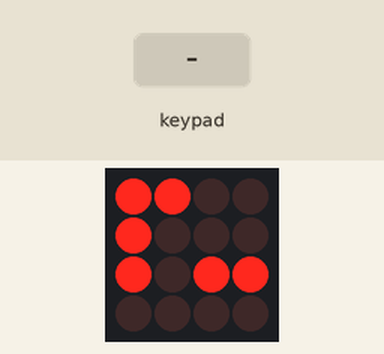
Bench run of a sketch on a simulated ATtiny85, built with avr-gcc and run on an emulated ATtiny85. On the bench: 4×4 LED matrix. Inputs (shaded band) come from the test bench. Random numbers use the default seed unless the sketch sets one.

Above: at 2.7 s.
2.8 s: keypad keys 1 2 A pressed 0.4 s apart
At 3.02 s:
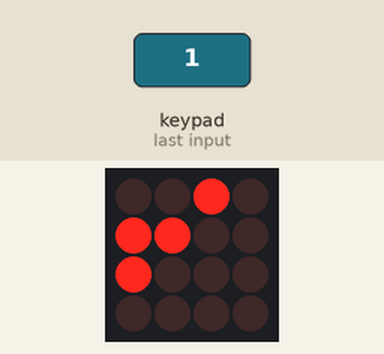
At 4.7 s:
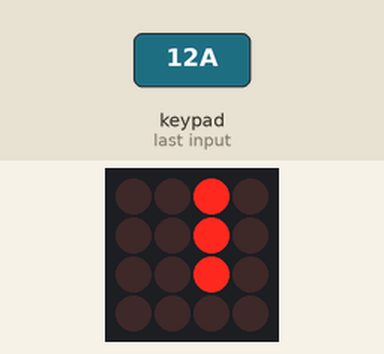
Timing chart, 0 to 6.2 s (numbered marks = the images above; inputs shaded):
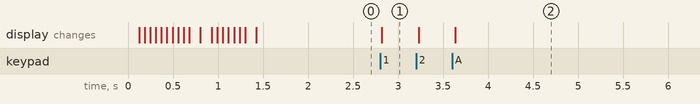

The sketch:

pussel.ino
```cpp
#include <Wire.h>

#include "lights_out.h"
#include "lights_out_trellis_view.h"

LightsOut lightsOut;
LightsOutTrellisView lightsOutView(lightsOut);

void setup() {
  lightsOut.begin(analogRead(0));
  lightsOutView.begin();
  lightsOutView.renderWithDelay(60);
}

void loop() {
  lightsOutView.update();

  if (lightsOutView.oneOrMoreInPressedButtonsBuffer()) {
    for (int button = lightsOutView.popPressedButtonsBuffer(); button >= 0; button = lightsOutView.popPressedButtonsBuffer()) {
      int row = (int) button / lightsOut.kNumberOfRowsAndColumns();
      int column = button % lightsOut.kNumberOfRowsAndColumns();

      lightsOut.makeMove(row, column);
    }

    if (lightsOut.isAllLit()) {
      lightsOutView.renderWinSequence();
      lightsOut.shuffle();
      lightsOutView.renderWithDelay(60);
    }
    else {
      lightsOutView.render();
    }
  }
}
```

lights_out.cpp
```cpp
#include "lights_out.h"

LightsOut::LightsOut() {
  for (int i = 0; i < kNumberOfLights_; i++) {
    state_[i] = true;
  }
}

void LightsOut::begin(int seed = 0) {
  srand(seed);

  shuffle();
}

void LightsOut::shuffle() {
  int allPositionsShuffled[kNumberOfLights_];

  for (int i = 0; i < kNumberOfLights_; i++) {
    allPositionsShuffled[i] = i;
  }

  for (int i = 0; i < kNumberOfLights_ * 3; i++) {
    int first = rand() % kNumberOfLights_;
    int second = rand() % kNumberOfLights_;

    int first_temp = allPositionsShuffled[first];
    allPositionsShuffled[first] = allPositionsShuffled[second];
    allPositionsShuffled[second] = first_temp;
  }

  int numberOfMoves = rand() % ((int) kNumberOfLights_ / 2) + 1;

  for (int i = 0; i < numberOfMoves; i++) {
    togglePositionAndNeighbors(allPositionsShuffled[i]);
  }
}

void LightsOut::makeMove(int row, int column) {
  togglePositionAndNeighbors(positionFromRowAndColum(row, column));
}

bool LightsOut::isLit(int row, int column) {
  return state_[positionFromRowAndColum(row, column)];
}

bool LightsOut::isAllLit() {
  for (int i = 0; i < kNumberOfLights_; i++) {
    if (state_[i] == false) return false;
  }

  return true;
}

int LightsOut::kNumberOfRowsAndColumns() {
  return kNumberOfRowsAndColumns_;
}

int LightsOut::kNumberOfLights() {
  return kNumberOfLights_;
}

int LightsOut::positionFromRowAndColum(int row, int column) {
  return row * kNumberOfRowsAndColumns_ + column;
}

void LightsOut::togglePositionAndNeighbors(int position) {
  togglePosition(position);
  togglePosition(position - kNumberOfRowsAndColumns_);
  togglePosition(position + kNumberOfRowsAndColumns_);

  if (position % kNumberOfRowsAndColumns_ != 0) togglePosition(position - 1);
  if ((position + 1) % kNumberOfRowsAndColumns_ != 0) togglePosition(position + 1);
}

void LightsOut::togglePosition(int position) {
  if (position >= 0 && position < kNumberOfLights_) {
    state_[position] = !state_[position];
  }
}
```

lights_out.h
```cpp
#ifndef PUSSEL_LIGHTS_OUT_H
#define PUSSEL_LIGHTS_OUT_H

#include <stdlib.h>

class LightsOut {
 public:
  explicit LightsOut();

  void begin(int seed);
  void shuffle();
  void makeMove(int row, int column);
  bool isLit(int row, int column);
  bool isAllLit();
  int kNumberOfRowsAndColumns();
  int kNumberOfLights();

 private:
  int positionFromRowAndColum(int row, int colum);
  void togglePositionAndNeighbors(int position);
  void togglePosition(int position);

  static const int kNumberOfRowsAndColumns_ = 4;
  static const int kNumberOfLights_ = 16;
  bool state_[kNumberOfLights_];
};

#endif  // PUSSEL_LIGHTS_OUT_H
```

lights_out_trellis_view.cpp
```cpp
#include "lights_out_trellis_view.h"

#define INTPIN A2
#define BUTTON_CHECK_TIMEOUT 30

LightsOutTrellisView::LightsOutTrellisView(LightsOut& lightsOut) : lightsOut_(lightsOut), matrix_(), trellis_(&matrix_) {
  numberOfKeys_ = lightsOut_.kNumberOfLights();
  lastSwitchRead_ = 0;

  clearPressedButtonsBuffer();
}

void LightsOutTrellisView::begin() {
  pinMode(INTPIN, INPUT);
  digitalWrite(INTPIN, HIGH);
  trellis_.begin();

  renderStartupSequence();
}

void LightsOutTrellisView::render() {
  int keyNumber;

  for (int row = 0; row < numberOfKeys_; row++) {
    for (int column = 0; column < numberOfKeys_; column++) {
      keyNumber = row * lightsOut_.kNumberOfRowsAndColumns() + column;

      if (lightsOut_.isLit(row, column)) {
        trellis_.setLED(keyNumber);
      }
      else {
        trellis_.clrLED(keyNumber);
      }
    }
  }

  trellis_.writeDisplay();
}

void LightsOutTrellisView::renderWithDelay(int delay_time) {
  int keyNumber;

  for (int row = 0; row < numberOfKeys_; row++) {
    for (int column = 0; column < lightsOut_.kNumberOfRowsAndColumns(); column++) {
      keyNumber = row * lightsOut_.kNumberOfRowsAndColumns() + column;

      if (lightsOut_.isLit(row, column)) {
        trellis_.setLED(keyNumber);
        delay(delay_time);
      }
      else {
        trellis_.clrLED(keyNumber);
      }

      trellis_.writeDisplay();
    }
  }
}

bool LightsOutTrellisView::shouldHandleButtonActivity() {
  bool shouldHandle = false;

  // According to Adafruit a 30 ms delays is required
  if (millis() - lastSwitchRead_ > 30) {
    shouldHandle = trellis_.readSwitches();
    lastSwitchRead_ = millis();
  }

  return shouldHandle;
}

bool LightsOutTrellisView::wasButtonJustPressed(int row, int column) {
  int keyNumber = row * lightsOut_.kNumberOfRowsAndColumns() + column;

  return trellis_.justPressed(keyNumber);
}

void LightsOutTrellisView::renderStartupSequence() {
  for (int i = 0; i < numberOfKeys_; i++) {
    trellis_.clrLED(i);
  }

  trellis_.writeDisplay();
  delay(50);
}

void LightsOutTrellisView::renderWinSequence() {
  int i = 0;
  int counter = 1;
  int plusOrMinusOne = 1;

  for (int i = 0; i < numberOfKeys_; i++) {
    trellis_.setLED(i);
  }

  trellis_.writeDisplay();
  delay(1000);

  while (counter <= lightsOut_.kNumberOfLights()) {
    trellis_.clrLED(i);
    trellis_.writeDisplay();
    delay(50);

    if (counter % lightsOut_.kNumberOfRowsAndColumns() == 0) {
      plusOrMinusOne *= -1;

      if (plusOrMinusOne == -1) {
        i += lightsOut_.kNumberOfRowsAndColumns() + 1;
      }
      else {
        i += lightsOut_.kNumberOfRowsAndColumns() - 1;
      }
    }

    i += plusOrMinusOne;
    counter += 1;
  }

  delay(1000);
}

void LightsOutTrellisView::clearPressedButtonsBuffer() {
  for (int i = 0; i < sizePressedButtonsBuffer(); i++) {
    pressedButtonsBuffer_[i] = -1;
  }
}
void LightsOutTrellisView::pushPressedButtonsBuffer(int button) {
  int nextFreeIndex = nextFreeIndexForPressedButtonsBuffer();

  if (nextFreeIndex != -1) {
    pressedButtonsBuffer_[nextFreeIndex] = button;
  }
}

int LightsOutTrellisView::popPressedButtonsBuffer() {
  for (int i = sizePressedButtonsBuffer() - 1; i >= 0; i--) {
    if (pressedButtonsBuffer_[i] != -1) {
      int button = pressedButtonsBuffer_[i];
      pressedButtonsBuffer_[i] = -1;

      return button;
    }
  }

  return -1;
}

int LightsOutTrellisView::sizePressedButtonsBuffer() {
  return sizeof(pressedButtonsBuffer_) / sizeof(int);
}

int LightsOutTrellisView::nextFreeIndexForPressedButtonsBuffer() {
  for (int i = 0; i < sizePressedButtonsBuffer(); i++) {
    if (pressedButtonsBuffer_[i] == -1) return i;
  }

  return -1;
}

void LightsOutTrellisView::update() {
  if (shouldHandleButtonActivity()) {
    for (int row = 0; row < lightsOut_.kNumberOfRowsAndColumns(); row++) {
      for (int column = 0; column < lightsOut_.kNumberOfRowsAndColumns(); column++) {
        if (wasButtonJustPressed(row, column)) {
          pushPressedButtonsBuffer(row * lightsOut_.kNumberOfRowsAndColumns() + column);
        }
      }
    }
  }
}

bool LightsOutTrellisView::oneOrMoreInPressedButtonsBuffer() {
  return pressedButtonsBuffer_[0] != -1;
}
```

lights_out_trellis_view.h
```cpp
#ifndef PUSSEL_LIGHTS_OUT_TRELLIS_VIEW_H
#define PUSSEL_LIGHTS_OUT_TRELLIS_VIEW_H

#include <arduino.h>

#include "Adafruit_Trellis.h"
#include "lights_out.h"

class LightsOutTrellisView {
 public:
  explicit LightsOutTrellisView(LightsOut& lightsOut);
  void begin();
  void update();
  void render();
  void renderWithDelay(int delay_time);
  void renderWinSequence();
  bool shouldHandleButtonActivity();
  bool wasButtonJustPressed(int row, int column);
  int popPressedButtonsBuffer();
  void pushPressedButtonsBuffer(int button);
  bool oneOrMoreInPressedButtonsBuffer();

 private:
  LightsOut& lightsOut_;
  Adafruit_Trellis matrix_;
  Adafruit_TrellisSet trellis_;
  int numberOfKeys_;
  unsigned long lastSwitchRead_;

  int pressedButtonsBuffer_[8];
  void clearPressedButtonsBuffer();
  int sizePressedButtonsBuffer();
  int nextFreeIndexForPressedButtonsBuffer();

  void renderStartupSequence();
};

#endif  // PUSSEL_LIGHTS_OUT_TRELLIS_VIEW_H
```

Measured:
- after the input at 2.8 s, the display: changes at once (image 1)
